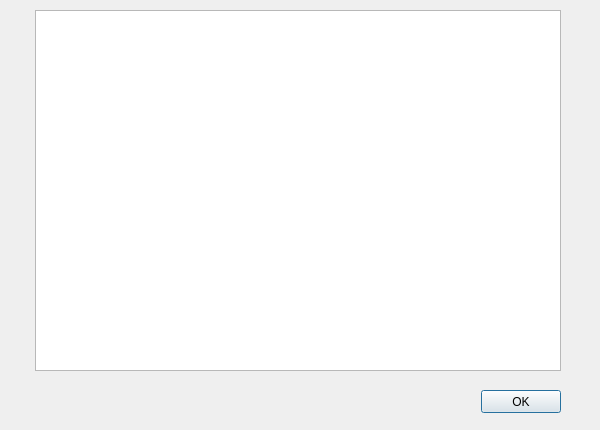
<?xml version="1.0" encoding="UTF-8"?>
<ui version="4.0">
 <class>ShowSmartDialog</class>
 <widget class="QDialog" name="ShowSmartDialog">
  <property name="windowModality">
   <enum>Qt::NonModal</enum>
  </property>
  <property name="geometry">
   <rect>
    <x>0</x>
    <y>0</y>
    <width>600</width>
    <height>430</height>
   </rect>
  </property>
  <property name="minimumSize">
   <size>
    <width>600</width>
    <height>430</height>
   </size>
  </property>
  <property name="maximumSize">
   <size>
    <width>600</width>
    <height>430</height>
   </size>
  </property>
  <property name="windowTitle">
   <string>SMART Info</string>
  </property>
  <widget class="QPushButton" name="pushButton">
   <property name="geometry">
    <rect>
     <x>481</x>
     <y>390</y>
     <width>80</width>
     <height>23</height>
    </rect>
   </property>
   <property name="text">
    <string>OK</string>
   </property>
  </widget>
  <widget class="QTableWidget" name="tableWidget">
   <property name="geometry">
    <rect>
     <x>35</x>
     <y>10</y>
     <width>526</width>
     <height>361</height>
    </rect>
   </property>
   <property name="cursor" stdset="0">
    <cursorShape>ArrowCursor</cursorShape>
   </property>
  </widget>
 </widget>
 <resources/>
 <connections/>
</ui>
